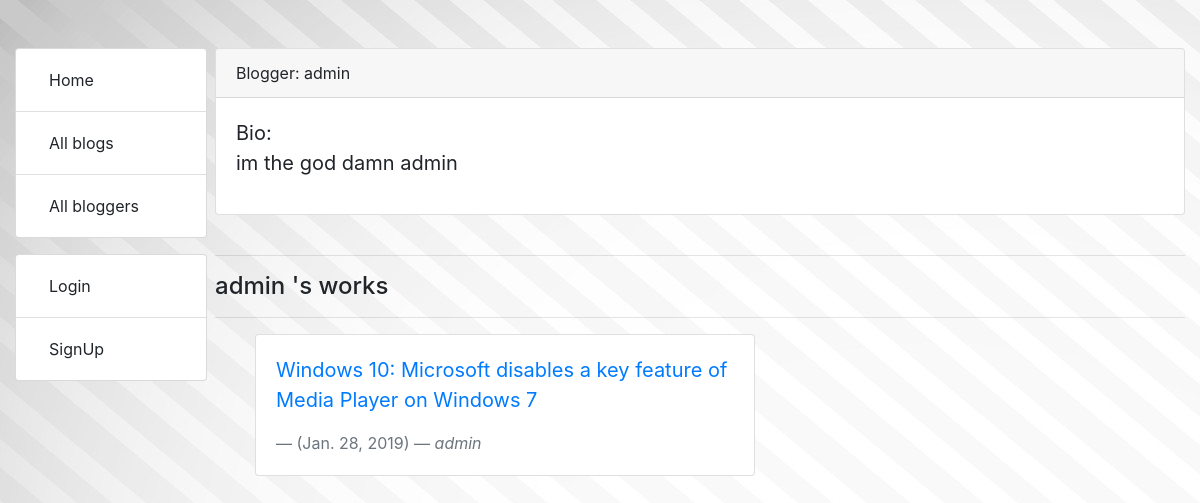
/blog/blogger/1, run on the app's committed database.
### blog/models.py (models this page shows, shortened)
class BlogAuthor(models.Model):
    user = models.ForeignKey(User, on_delete=models.SET_NULL, null=True)
    bio = models.TextField(max_length=400, help_text="Enter your bio details here.")
    class Meta:
        ordering = ["user","bio"]
    def __str__(self):
        return self.user.username

class Blog(models.Model):
    name = models.CharField(max_length=200)
    author = models.ForeignKey(BlogAuthor, on_delete=models.SET_NULL, null=True)
    description = models.TextField(max_length=2000, help_text="Enter you blog text here.")
    post_date = models.DateField(default=date.today)
    blog_image = models.ImageField(upload_to='images/')
    likes = models.ManyToManyField(User, blank=True, related_name='blogpersonal_likes')
    class Meta:
        ordering = ["-post_date"]
    def get_absolute_url(self):
        return reverse('blog-detail', args=[str(self.id)])

### blog/views.py (the view)
# urls.py: path('blogger/<int:pk>', views.BlogListbyAuthorView.as_view(), name='blogs-by-author'),
class BlogListbyAuthorView(generic.ListView):
    model = Blog
    paginate_by = 5
    template_name ='blog/blog_list_by_author.html'
    def get_queryset(self):
        id = self.kwargs['pk']
        target_author=get_object_or_404(BlogAuthor, pk = id)
        return Blog.objects.filter(author=target_author)
    def get_context_data(self, **kwargs):
        context = super(BlogListbyAuthorView, self).get_context_data(**kwargs)
        context['blogger'] = get_object_or_404(BlogAuthor, pk = self.kwargs['pk'])
        return context

### blog/templates/blog/blog_list_by_author.html
{% extends "base_generic.html" %}
{% block content %}
    <div class="card">
        <div class="card-header">
            Blogger: {{blogger}}
        </div>
        <div class="card-body">
          <blockquote class="blockquote mb-0">Bio:
            <p>{{blogger.bio}}</p>
          </blockquote>
        </div>
      </div>
    {% if blog_list %}<br><hr>
    <h4>{{ blogger }} 's works</h4><hr>
    <ul>
      {% for blog in blog_list %}
          <div class="card" style="width: 500px;">
              <div class="card-body">
                <blockquote class="blockquote mb-0">
                  <p><a href="{{ blog.get_absolute_url }}">{{ blog.name }}</a></p>
                  <footer class="blockquote-footer">({{blog.post_date}}) — <a href="{% url 'blogs-by-author' blog.author.pk %}"></a>  <cite title="Source Title">{{ blog.author }}</cite></footer>
                </blockquote>
              </div>
            </div>
        <br>
      {% endfor %}
    </ul>
    {% else %}
      <p>This blogger hasn't posted anything yet.</p>
    {% endif %}
{% endblock %}

### data on the page
BlogAuthor: user.username "admin", bio "im the god damn admin"
Blog: name "Windows 10: Microsoft disables a key feature of Media Player on Windows 7", post_date "Jan. 28, 2019", author "admin"
